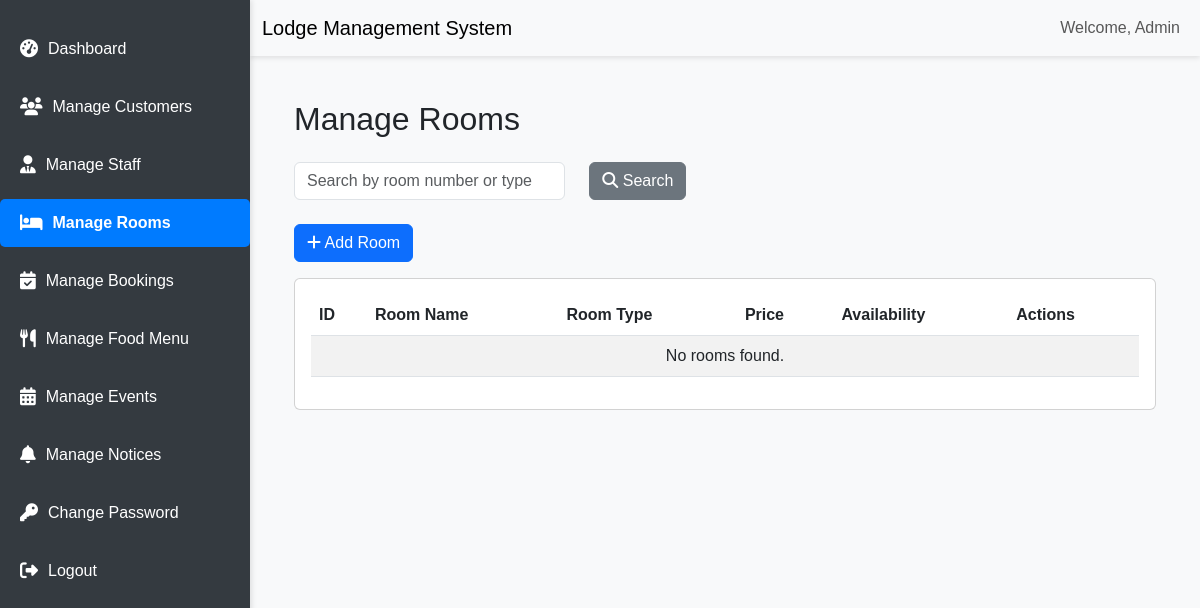
The app's page /manage-rooms/ (signed in), older data.
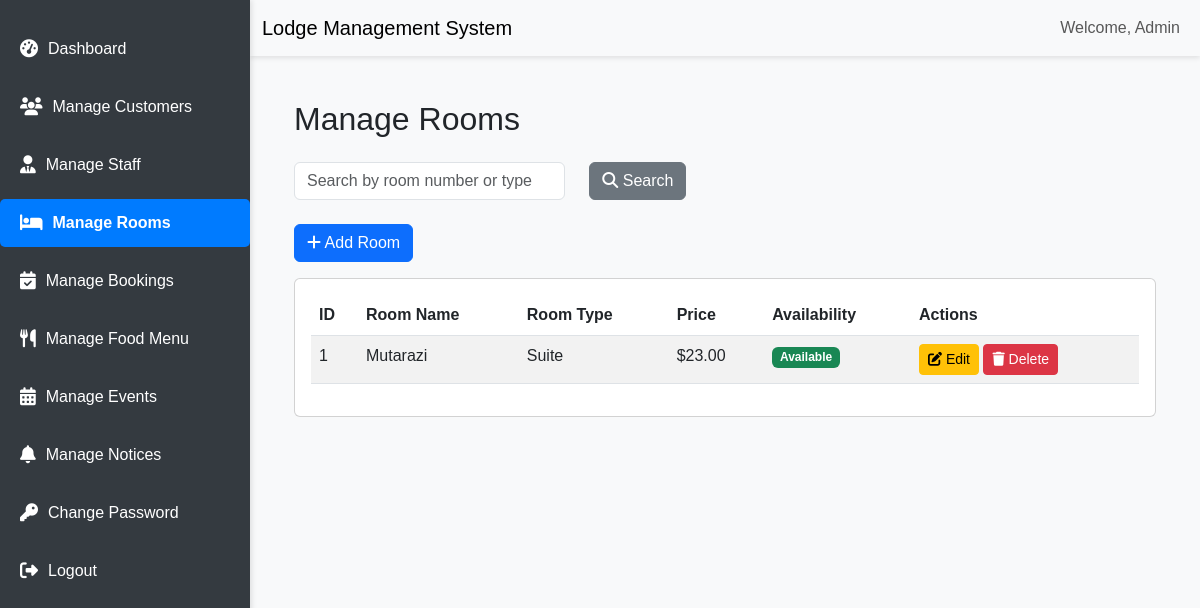
The same page, newer data.
### valley/models.py (models this page shows, shortened)
class Room(models.Model):
    ROOM_TYPES = [
        ('Standard', 'Standard'),
        ('Deluxe', 'Deluxe'),
        ('Suite', 'Suite'),
    ]
    room_name = models.CharField(max_length=25, unique=True)
    room_type = models.CharField(max_length=20, choices=ROOM_TYPES)
    price = models.DecimalField(max_digits=10, decimal_places=2)
    is_available = models.BooleanField(default=True)
    image1 = models.ImageField(upload_to='iamges/room_images/', null=True, blank=True)
    image2 = models.ImageField(upload_to='images/room_images/', null=True, blank=True)
    image3 = models.ImageField(upload_to='images/room_images/', null=True, blank=True)
    description = models.TextField()

### valley/views.py (the view)
# urls.py: path('manage-rooms/', views.manage_rooms, name='manage_rooms'),
@login_required
@user_passes_test(is_admin_or_superuser)
def manage_rooms(request):
    query = request.GET.get('search', '')
    if query:
        rooms = Room.objects.filter(
            room_name__icontains=query
        ) | Room.objects.filter(
            room_type__icontains=query
        )
    else:
        rooms = Room.objects.all()
    return render(request, 'admin_side/manage_rooms.html', {'rooms': rooms})

### valley/views.py (called while the page is built)
def is_admin_or_superuser(user):
    return user.is_authenticated and (user.is_staff or user.is_superuser)

### valley/templates/admin_side/manage_rooms.html
{% extends 'admin_side/base.html' %}
{% block content %}
<div class="container-fluid">
    <h2 class="mb-4">Manage Rooms</h2>
    <form method="GET" action="{% url 'manage_rooms' %}" class="mb-4">
        <div class="row">
            <div class="col-md-4">
                <input type="text" name="search" class="form-control" placeholder="Search by room number or type" value="{{ request.GET.search }}">
            </div>
            <div class="col-md-2">
                <button type="submit" class="btn btn-secondary">
                    <i class="fas fa-search"></i> Search
                </button>
            </div>
        </div>
    </form>
    <a href="{% url 'add_room' %}" class="btn btn-primary mb-3">
        <i class="fas fa-plus"></i> Add Room
    </a>
    <div class="card">
        <div class="card-body">
            <table class="table table-striped">
                <thead>
                    <tr>
                        <th>ID</th>
                        <th>Room Name</th>
                        <th>Room Type</th>
                        <th>Price</th>
                        <th>Availability</th>
                        <th>Actions</th>
                    </tr>
                </thead>
                <tbody>
                    {% for room in rooms %}
                    <tr>
                        <td>{{ room.id }}</td>
                        <td>{{ room.room_name }}</td>
                        <td>{{ room.room_type }}</td>
                        <td>${{ room.price }}</td>
                        <td>
                            {% if room.is_available %}
                                <span class="badge bg-success">Available</span>
                            {% else %}
                                <span class="badge bg-danger">Booked</span>
                            {% endif %}
                        </td>
                        <td>
                            <a href="{% url 'edit_room' room.id %}" class="btn btn-sm btn-warning">
                                <i class="fas fa-edit"></i> Edit
                            </a>
                            <a href="{% url 'delete_room' room.id %}" class="btn btn-sm btn-danger" onclick="return confirm('Are you sure you want to delete this room?');">
                                <i class="fas fa-trash"></i> Delete
                            </a>
                        </td>
                    </tr>
                    {% empty %}
                    <tr>
                        <td colspan="6" class="text-center">No rooms found.</td>
                    </tr>
                    {% endfor %}
                </tbody>
            </table>
        </div>
    </div>
</div>
{% endblock %}

### valley/templates/admin_side/base.html (shortened to what this page needs)
<!DOCTYPE html>
<html lang="en">
<head>
    <link href="https://cdn.jsdelivr.net/npm/bootstrap@5.3.0/dist/css/bootstrap.min.css" rel="stylesheet">
    <link rel="stylesheet" href="https://cdnjs.cloudflare.com/ajax/libs/font-awesome/6.4.2/css/all.min.css">
</head>
<body>
    <nav class="navbar navbar-expand-lg navbar-light bg-light">
        <div class="container-fluid">
            <a class="navbar-brand" href="#">Lodge Management System</a>
            <div class="collapse navbar-collapse" id="navbarNav">
                <ul class="navbar-nav ms-auto">
                    <li class="nav-item">
                        <a class="nav-link" href="#">Welcome, Admin</a>
                    </li>
                </ul>
            </div>
        </div>
    </nav>
    <nav class="sidebar" id="sidebarCollapse">
        <div class="sidebar-sticky">
            <ul class="nav flex-column">
                <li class="nav-item">
                    <a class="nav-link {% if request.resolver_match.url_name == 'admin_dashboard' %}active{% endif %}" href="{% url 'admin_dashboard' %}">
                        <i class="fas fa-tachometer-alt"></i> Dashboard
                    </a>
                </li>
                <li class="nav-item">
                    <a class="nav-link {% if request.resolver_match.url_name == 'manage_customers' %}active{% endif %}" href="{% url 'manage_customers' %}">
                        <i class="fas fa-users"></i> Manage Customers
                    </a>
                </li>
                <li class="nav-item">
                    <a class="nav-link {% if request.resolver_match.url_name == 'manage_staff' %}active{% endif %}" href="{% url 'manage_staff' %}">
                        <i class="fas fa-user-tie"></i> Manage Staff
                    </a>
                </li>
                <li class="nav-item">
                    <a class="nav-link {% if request.resolver_match.url_name == 'manage_rooms' %}active{% endif %}" href="{% url 'manage_rooms' %}">
                        <i class="fas fa-bed"></i> Manage Rooms
                    </a>
                </li>
                <li class="nav-item">
                    <a class="nav-link {% if request.resolver_match.url_name == 'manage_bookings' %}active{% endif %}" href="{% url 'manage_bookings' %}">
                        <i class="fas fa-calendar-check"></i> Manage Bookings
                    </a>
                </li>
                <li class="nav-item">
                    <a class="nav-link {% if request.resolver_match.url_name == 'manage_food_menu' %}active{% endif %}" href="{% url 'manage_food_menu' %}">
                        <i class="fas fa-utensils"></i> Manage Food Menu
                    </a>
                </li>
                <li class="nav-item">
                    <a class="nav-link {% if request.resolver_match.url_name == 'manage_events' %}active{% endif %}" href="{% url 'manage_events' %}">
                        <i class="fas fa-calendar-alt"></i> Manage Events
                    </a>
                </li>
                <li class="nav-item">
                    <a class="nav-link {% if request.resolver_match.url_name == 'manage_notices' %}active{% endif %}" href="{% url 'manage_notices' %}">
                        <i class="fas fa-bell"></i> Manage Notices
                    </a>
                </li>
                <li class="nav-item">
                    <a class="nav-link {% if request.resolver_match.url_name == 'change_password' %}active{% endif %}" href="{% url 'change_password' %}">
                        <i class="fas fa-key"></i> Change Password
                    </a>
                </li>
                <li class="nav-item">
                    <a class="nav-link logout-link" href="{% url 'logout' %}">
                        <i class="fas fa-sign-out-alt"></i> Logout
                    </a>
                </li>
            </ul>
        </div>
    </nav>
    <div class="main-content">
        <div class="container-fluid mt-4">
            {% block content %}{% endblock %}
        </div>
    </div>
</body>
</html>

### valley/templates/admin_side/base.html (style rules this page uses)
body { background-color: #f8f9fa; font-family: 'Arial', sans-serif; }
.sidebar { height: 100vh; position: fixed; top: 0; left: 0; width: 250px; background-color: #343a40; padding-top: 20px; box-shadow: 2px 0 5px rgba(0, 0, 0, 0.1); transition: transform 0.3s ease; }
.sidebar .nav-link { color: #fff; padding: 12px 20px; margin: 5px 0; border-radius: 5px; display: flex; align-items: center; font-size: 16px; transition: all 0.3s ease; }
.sidebar .nav-link i { margin-right: 10px; font-size: 18px; }
.sidebar .nav-link.active { background-color: #007bff; font-weight: bold; }
.main-content { margin-left: 250px; padding: 20px; transition: margin-left 0.3s ease; }
.navbar { margin-left: 250px; box-shadow: 0 2px 5px rgba(0, 0, 0, 0.1); transition: margin-left 0.3s ease; }
.logout-link { margin-top: auto; padding: 12px 20px; color: #fff; display: flex; align-items: center; text-decoration: none; transition: all 0.3s ease; }

Row changes from the older to the newer data that the page shows:
added Room: id "1", room_name "Mutarazi", room_type "Suite", price "23.00", is_available "Available"
Text that changed along with them:
text no longer shown: "No rooms found."
